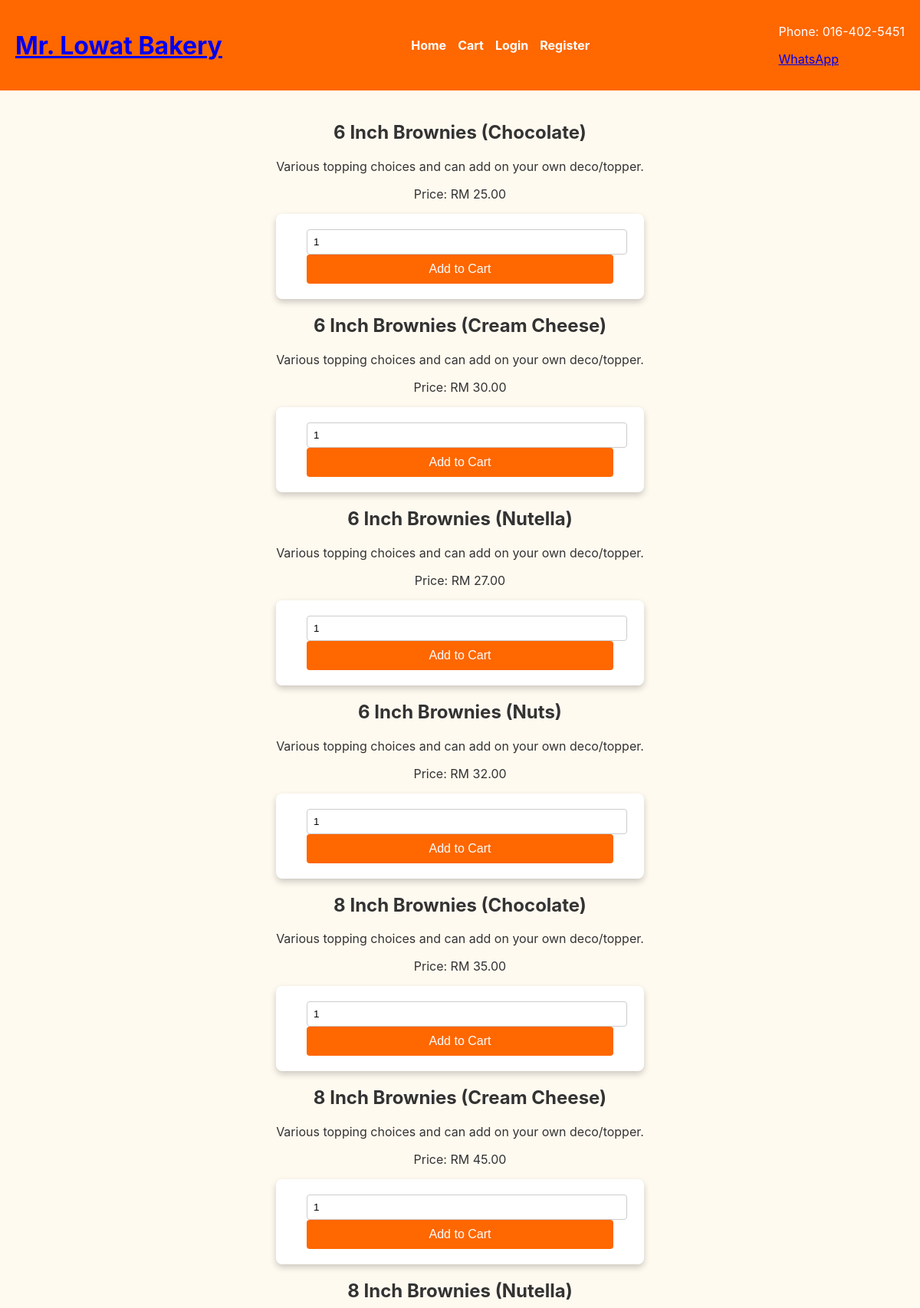
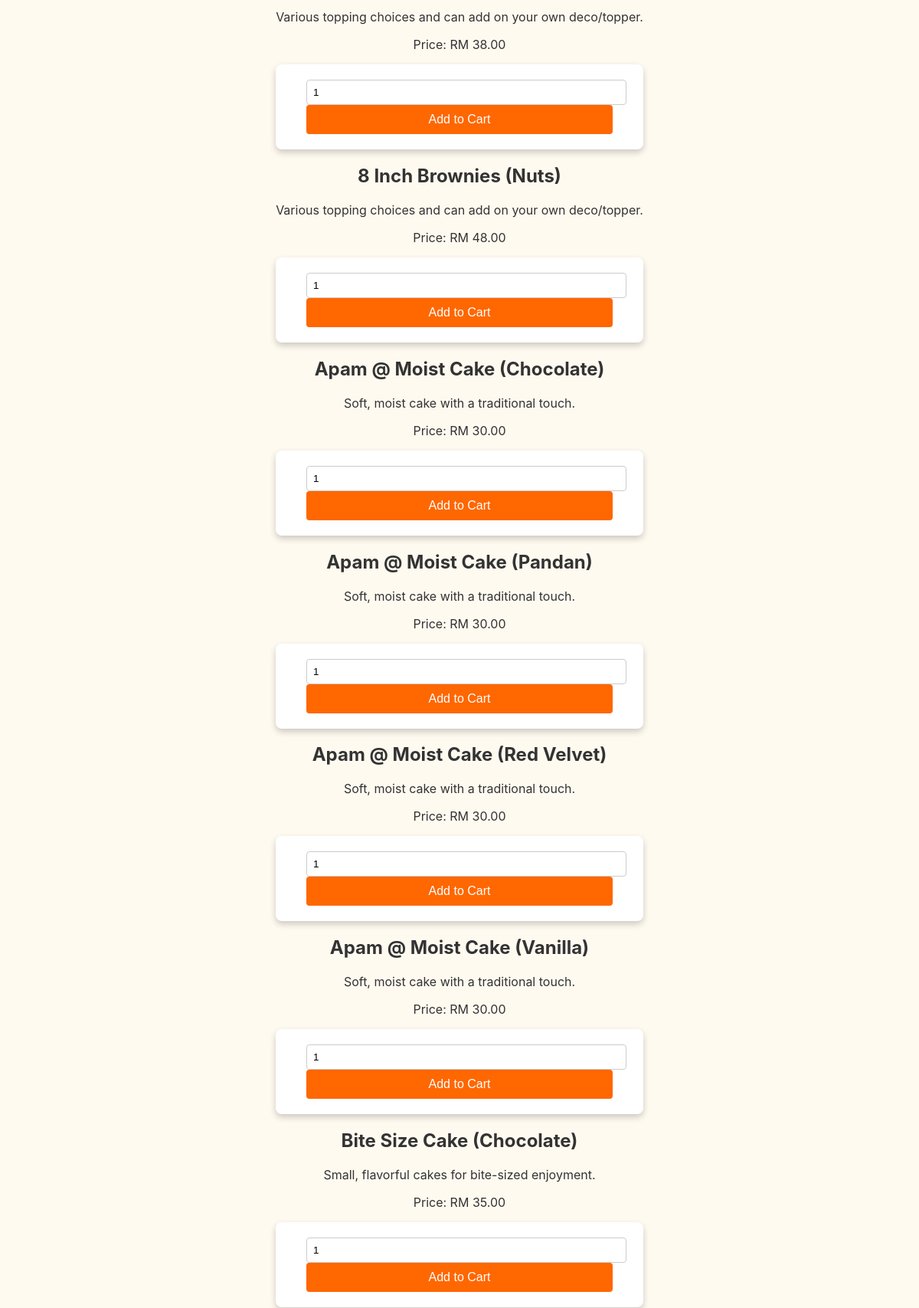
The app's page /MrLowatBakery_WAD/public/php/index.php (upper part) with its own data (2 pictures, top to bottom).
### tables this page shows
CREATE TABLE `products` (
  `product_id` int(11) NOT NULL,
  `name` varchar(100) NOT NULL,
  `category` varchar(100) NOT NULL,
  `description` text DEFAULT NULL,
  `price` decimal(10,2) NOT NULL,
  `stock` int(11) DEFAULT 0,
  `image_url` varchar(255) DEFAULT NULL,
  `created_at` timestamp NOT NULL DEFAULT current_timestamp(),
  `updated_at` timestamp NOT NULL DEFAULT current_timestamp() ON UPDATE current_timestamp()
);

### MrLowatBakery_WAD/public/php/index.php (the view, shortened to what this page needs)
<?php
include 'connection.php';
function getProducts($conn, $category = null) {
    $query = "SELECT * FROM products";
    $query .= " ORDER BY name ASC";
    $result = mysqli_query($conn, $query);
    return mysqli_fetch_all($result, MYSQLI_ASSOC);
}
$selected_category = isset($_GET['category']) ? $_GET['category'] : null;
$products = getProducts($conn, $selected_category);
include 'header.php';
?>
<div id="middleSection">
    <?php foreach ($products as $product): ?>
        <div class="product">
            <h2><?php echo htmlspecialchars($product['name']); ?></h2>
            <p><?php echo htmlspecialchars($product['description']); ?></p>
            <p>Price: RM <?php echo number_format($product['price'], 2); ?></p>
            <form action="add_to_cart.php" method="POST">
                <input type="number" name="quantity" value="1" min="1">
                <button type="submit">Add to Cart</button>
            </form>
        </div>
    <?php endforeach; ?>
</div>
<?php include 'footer.php';  ?>

### MrLowatBakery_WAD/public/php/header.php (shortened to what this page needs)
<!DOCTYPE html>
<html lang="en">
<head>
    <link rel="stylesheet" href="styles.css">
</head>
<body>
    <header>
        <div class="logo">
            <h1><a href="index.php">Mr. Lowat Bakery</a></h1>
        </div>
        <nav>
            <ul>
                <li><a href="index.php">Home</a></li>
                <li><a href="cart.php">Cart</a></li>
                <?php if (isset($_SESSION['user_id'])): ?>
                    <li><a href="orderhistory.php">Order History</a></li>
                    <li><a href="profile.php">Profile</a></li>
                    <li><a href="logout.php">Logout</a></li>
                <?php else: ?>
                    <li><a href="login.php">Login</a></li>
                    <li><a href="register.php">Register</a></li>
                <?php endif; ?>
            </ul>
        </nav>
        <div class="contact-info">
            <p>Phone: 016-402-5451</p>
            <p><a href="#">WhatsApp</a></p>
        </div>
    </header>
    <main>

### MrLowatBakery_WAD/public/php/footer.php (shortened to what this page needs)
</main>
</body>
</html>

### MrLowatBakery_WAD/public/assets/style/styles.css (style rules this page uses)
body { font-family: 'Inter', sans-serif; margin: 0; padding: 0; background-color: #fffaf0; color: #333; }
header { background-color: #ff6700; color: white; padding: 10px 20px; }
body { margin: 0; font-family: 'Inter', sans-serif; }
header { background-color: #ff6700; padding: 10px 20px; color: white; display: flex; justify-content: space-between; align-items: center; }
header nav ul { list-style: none; display: flex; justify-content: flex-end; align-items: center; gap: 15px; padding: 0; }
header nav ul li a { color: white; text-decoration: none; font-weight: bold; }
nav { display: flex; padding: 2% 6%; justify-content: space-between; align-items: center; }
main { text-align: center; padding: 20px; flex: 1; }
form { background: white; max-width: 400px; margin: 0 auto; padding: 20px 40px; border-radius: 8px; box-shadow: 0px 4px 8px rgba(0, 0, 0, 0.2); }
form input { width: 100%; padding: 8px; border: 1px solid #ccc; border-radius: 4px; }
form button { background: #ff6700; color: white; padding: 10px; border: none; border-radius: 4px; cursor: pointer; }
button { background-color: #f8c471; border: none; padding: 10px 20px; border-radius: 8px; color: white; font-size: 16px; cursor: pointer; width: 100%; transition: background-color 0.3s ease; }
button { background-color: #f8c471; border: none; padding: 12px 20px; border-radius: 8px; color: white; font-size: 16px; cursor: pointer; width: 100%; transition: background-color 0.3s ease; }

### records on screen
products: name "6 Inch Brownies (Chocolate)", description "Various topping choices and can add on your own deco/topper.", price "25.00"
products: name "6 Inch Brownies (Cream Cheese)", description "Various topping choices and can add on your own deco/topper.", price "30.00"
products: name "6 Inch Brownies (Nutella)", description "Various topping choices and can add on your own deco/topper.", price "27.00"
products: name "6 Inch Brownies (Nuts)", description "Various topping choices and can add on your own deco/topper.", price "32.00"
products: name "8 Inch Brownies (Chocolate)", description "Various topping choices and can add on your own deco/topper.", price "35.00"
products: name "8 Inch Brownies (Cream Cheese)", description "Various topping choices and can add on your own deco/topper.", price "45.00"
products: name "8 Inch Brownies (Nutella)", description "Various topping choices and can add on your own deco/topper.", price "38.00"
products: name "8 Inch Brownies (Nuts)", description "Various topping choices and can add on your own deco/topper.", price "48.00"
products: name "Apam @ Moist Cake (Chocolate)", description "Soft, moist cake with a traditional touch.", price "30.00"
products: name "Apam @ Moist Cake (Pandan)", description "Soft, moist cake with a traditional touch.", price "30.00"
products: name "Apam @ Moist Cake (Red Velvet)", description "Soft, moist cake with a traditional touch.", price "30.00"
products: name "Apam @ Moist Cake (Vanilla)", description "Soft, moist cake with a traditional touch.", price "30.00"
products: name "Bite Size Cake (Chocolate)", description "Small, flavorful cakes for bite-sized enjoyment.", price "35.00"
